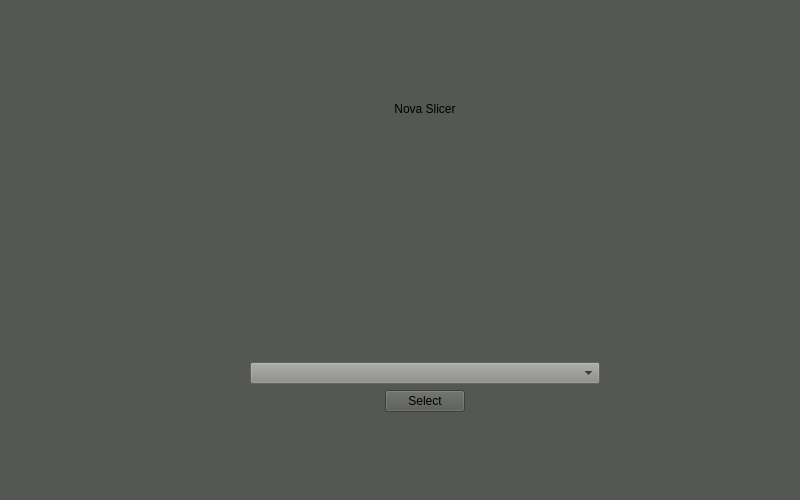
<?xml version="1.0" encoding="UTF-8"?>
<ui version="4.0">
 <class>MainWindow</class>
 <widget class="QMainWindow" name="MainWindow">
  <property name="geometry">
   <rect>
    <x>0</x>
    <y>0</y>
    <width>800</width>
    <height>500</height>
   </rect>
  </property>
  <property name="sizePolicy">
   <sizepolicy hsizetype="Fixed" vsizetype="Fixed">
    <horstretch>100</horstretch>
    <verstretch>100</verstretch>
   </sizepolicy>
  </property>
  <property name="minimumSize">
   <size>
    <width>800</width>
    <height>500</height>
   </size>
  </property>
  <property name="maximumSize">
   <size>
    <width>800</width>
    <height>500</height>
   </size>
  </property>
  <property name="windowTitle">
   <string>MainWindow</string>
  </property>
  <property name="autoFillBackground">
   <bool>true</bool>
  </property>
  <property name="styleSheet">
   <string notr="true">background-color: rgb(85, 87, 83);</string>
  </property>
  <property name="animated">
   <bool>false</bool>
  </property>
  <property name="documentMode">
   <bool>false</bool>
  </property>
  <widget class="QWidget" name="centralwidget">
   <widget class="QFrame" name="verticalFrame">
    <property name="geometry">
     <rect>
      <x>240</x>
      <y>50</y>
      <width>371</width>
      <height>371</height>
     </rect>
    </property>
    <layout class="QVBoxLayout" name="verticalLayout">
     <property name="sizeConstraint">
      <enum>QLayout::SetMinAndMaxSize</enum>
     </property>
     <item alignment="Qt::AlignHCenter">
      <widget class="QLabel" name="Title">
       <property name="sizePolicy">
        <sizepolicy hsizetype="Expanding" vsizetype="Expanding">
         <horstretch>0</horstretch>
         <verstretch>0</verstretch>
        </sizepolicy>
       </property>
       <property name="maximumSize">
        <size>
         <width>16777215</width>
         <height>100</height>
        </size>
       </property>
       <property name="sizeIncrement">
        <size>
         <width>1</width>
         <height>1</height>
        </size>
       </property>
       <property name="styleSheet">
        <string notr="true">font: 75 33pt &quot;Ubuntu Condensed&quot;;
color: rgb(0, 0, 0);
margin-top: 1ex;</string>
       </property>
       <property name="text">
        <string>Nova Slicer</string>
       </property>
       <property name="scaledContents">
        <bool>true</bool>
       </property>
       <property name="alignment">
        <set>Qt::AlignCenter</set>
       </property>
      </widget>
     </item>
     <item alignment="Qt::AlignHCenter">
      <widget class="QLabel" name="printer">
       <property name="sizePolicy">
        <sizepolicy hsizetype="Fixed" vsizetype="Fixed">
         <horstretch>0</horstretch>
         <verstretch>0</verstretch>
        </sizepolicy>
       </property>
       <property name="minimumSize">
        <size>
         <width>50</width>
         <height>50</height>
        </size>
       </property>
       <property name="maximumSize">
        <size>
         <width>200</width>
         <height>200</height>
        </size>
       </property>
       <property name="styleSheet">
        <string notr="true"/>
       </property>
       <property name="text">
        <string/>
       </property>
       <property name="pixmap">
        <pixmap>../Images/3dprinter.png</pixmap>
       </property>
       <property name="scaledContents">
        <bool>true</bool>
       </property>
       <property name="alignment">
        <set>Qt::AlignCenter</set>
       </property>
       <property name="wordWrap">
        <bool>false</bool>
       </property>
       <property name="margin">
        <number>0</number>
       </property>
       <property name="indent">
        <number>-1</number>
       </property>
       <property name="textInteractionFlags">
        <set>Qt::NoTextInteraction</set>
       </property>
      </widget>
     </item>
     <item alignment="Qt::AlignHCenter">
      <widget class="QComboBox" name="listPrinters">
       <property name="sizePolicy">
        <sizepolicy hsizetype="Fixed" vsizetype="Fixed">
         <horstretch>0</horstretch>
         <verstretch>0</verstretch>
        </sizepolicy>
       </property>
       <property name="minimumSize">
        <size>
         <width>350</width>
         <height>0</height>
        </size>
       </property>
       <property name="autoFillBackground">
        <bool>false</bool>
       </property>
       <property name="styleSheet">
        <string notr="true">margin-top: 5ex;
background-color: rgb(136, 138, 133);</string>
       </property>
       <property name="sizeAdjustPolicy">
        <enum>QComboBox::AdjustToMinimumContentsLength</enum>
       </property>
      </widget>
     </item>
     <item alignment="Qt::AlignHCenter">
      <widget class="QPushButton" name="Select">
       <property name="text">
        <string>Select</string>
       </property>
      </widget>
     </item>
    </layout>
   </widget>
  </widget>
 </widget>
 <resources/>
 <connections/>
</ui>
